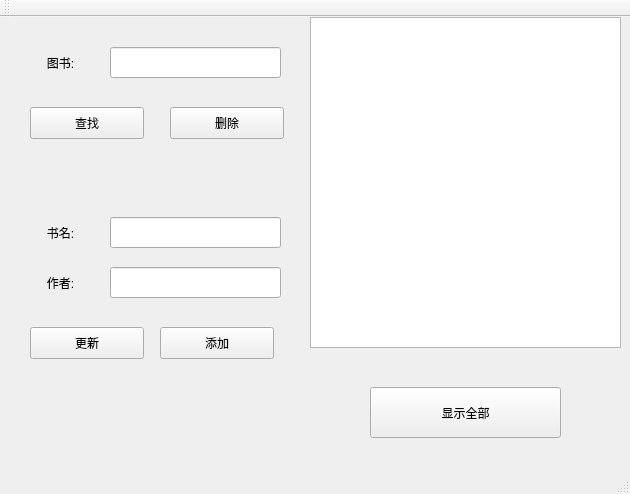
<?xml version="1.0" encoding="UTF-8"?>
<ui version="4.0">
 <class>MainWindow</class>
 <widget class="QMainWindow" name="MainWindow">
  <property name="geometry">
   <rect>
    <x>0</x>
    <y>0</y>
    <width>630</width>
    <height>494</height>
   </rect>
  </property>
  <property name="windowTitle">
   <string>MainWindow</string>
  </property>
  <widget class="QWidget" name="centralWidget">
   <widget class="QListWidget" name="listWidget">
    <property name="geometry">
     <rect>
      <x>310</x>
      <y>0</y>
      <width>311</width>
      <height>331</height>
     </rect>
    </property>
   </widget>
   <widget class="QPushButton" name="Display">
    <property name="geometry">
     <rect>
      <x>370</x>
      <y>370</y>
      <width>191</width>
      <height>51</height>
     </rect>
    </property>
    <property name="text">
     <string>显示全部</string>
    </property>
   </widget>
   <widget class="QLabel" name="label">
    <property name="geometry">
     <rect>
      <x>20</x>
      <y>30</y>
      <width>81</width>
      <height>31</height>
     </rect>
    </property>
    <property name="text">
     <string>图书:</string>
    </property>
    <property name="alignment">
     <set>Qt::AlignCenter</set>
    </property>
   </widget>
   <widget class="QLineEdit" name="book">
    <property name="geometry">
     <rect>
      <x>110</x>
      <y>30</y>
      <width>171</width>
      <height>31</height>
     </rect>
    </property>
   </widget>
   <widget class="QPushButton" name="Check">
    <property name="geometry">
     <rect>
      <x>30</x>
      <y>90</y>
      <width>114</width>
      <height>32</height>
     </rect>
    </property>
    <property name="text">
     <string>查找</string>
    </property>
   </widget>
   <widget class="QPushButton" name="Delete">
    <property name="geometry">
     <rect>
      <x>170</x>
      <y>90</y>
      <width>114</width>
      <height>32</height>
     </rect>
    </property>
    <property name="text">
     <string>删除</string>
    </property>
   </widget>
   <widget class="QPushButton" name="ADD">
    <property name="geometry">
     <rect>
      <x>160</x>
      <y>310</y>
      <width>114</width>
      <height>32</height>
     </rect>
    </property>
    <property name="text">
     <string>添加</string>
    </property>
   </widget>
   <widget class="QLabel" name="label_2">
    <property name="geometry">
     <rect>
      <x>20</x>
      <y>200</y>
      <width>81</width>
      <height>31</height>
     </rect>
    </property>
    <property name="text">
     <string>书名:</string>
    </property>
    <property name="alignment">
     <set>Qt::AlignCenter</set>
    </property>
   </widget>
   <widget class="QLineEdit" name="title">
    <property name="geometry">
     <rect>
      <x>110</x>
      <y>200</y>
      <width>171</width>
      <height>31</height>
     </rect>
    </property>
   </widget>
   <widget class="QPushButton" name="Update">
    <property name="geometry">
     <rect>
      <x>30</x>
      <y>310</y>
      <width>114</width>
      <height>32</height>
     </rect>
    </property>
    <property name="text">
     <string>更新</string>
    </property>
   </widget>
   <widget class="QLineEdit" name="author">
    <property name="geometry">
     <rect>
      <x>110</x>
      <y>250</y>
      <width>171</width>
      <height>31</height>
     </rect>
    </property>
   </widget>
   <widget class="QLabel" name="label_3">
    <property name="geometry">
     <rect>
      <x>20</x>
      <y>250</y>
      <width>81</width>
      <height>31</height>
     </rect>
    </property>
    <property name="text">
     <string>作者:</string>
    </property>
    <property name="alignment">
     <set>Qt::AlignCenter</set>
    </property>
   </widget>
  </widget>
  <widget class="QMenuBar" name="menuBar">
   <property name="geometry">
    <rect>
     <x>0</x>
     <y>0</y>
     <width>630</width>
     <height>22</height>
    </rect>
   </property>
  </widget>
  <widget class="QToolBar" name="mainToolBar">
   <attribute name="toolBarArea">
    <enum>TopToolBarArea</enum>
   </attribute>
   <attribute name="toolBarBreak">
    <bool>false</bool>
   </attribute>
  </widget>
  <widget class="QStatusBar" name="statusBar"/>
 </widget>
 <layoutdefault spacing="6" margin="11"/>
 <resources/>
 <connections/>
</ui>
